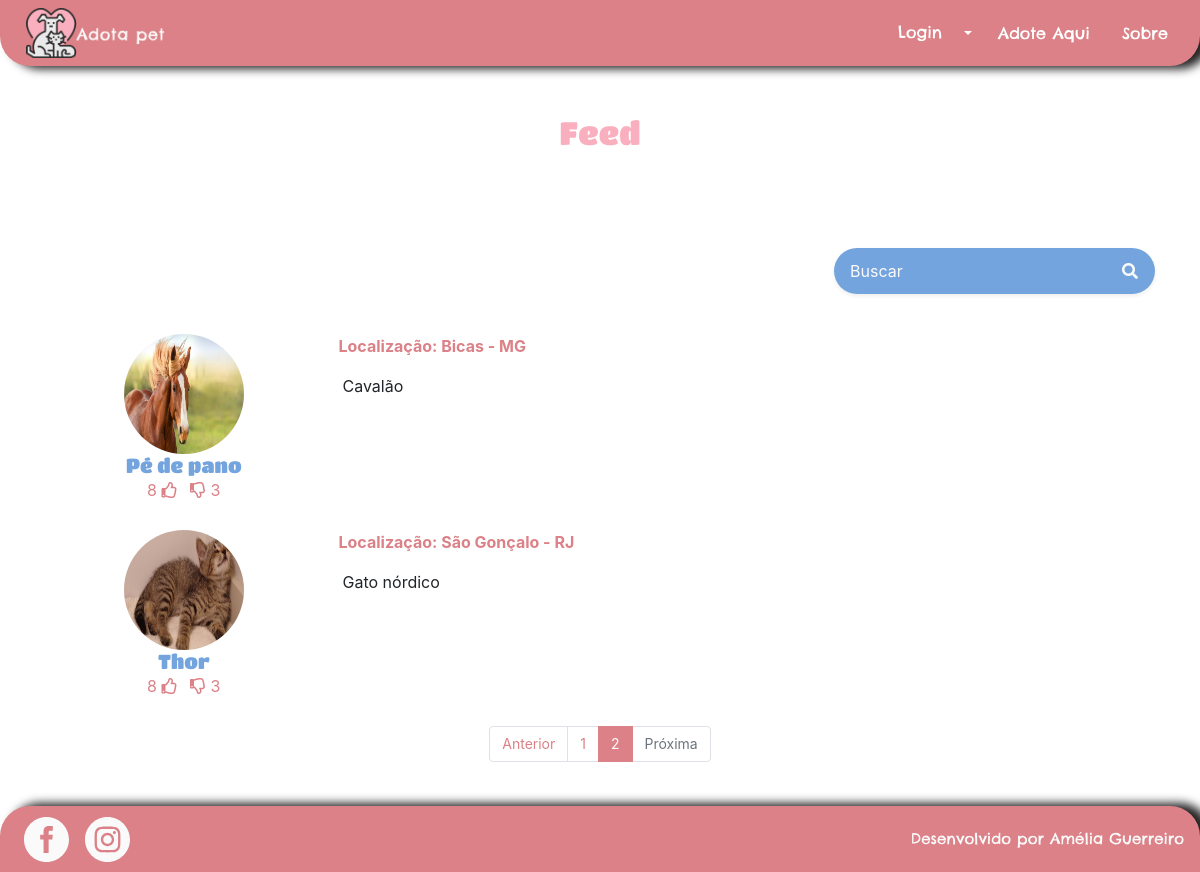
/pets/?pagina=2&query_string=, run on an earlier commit of the app's database.
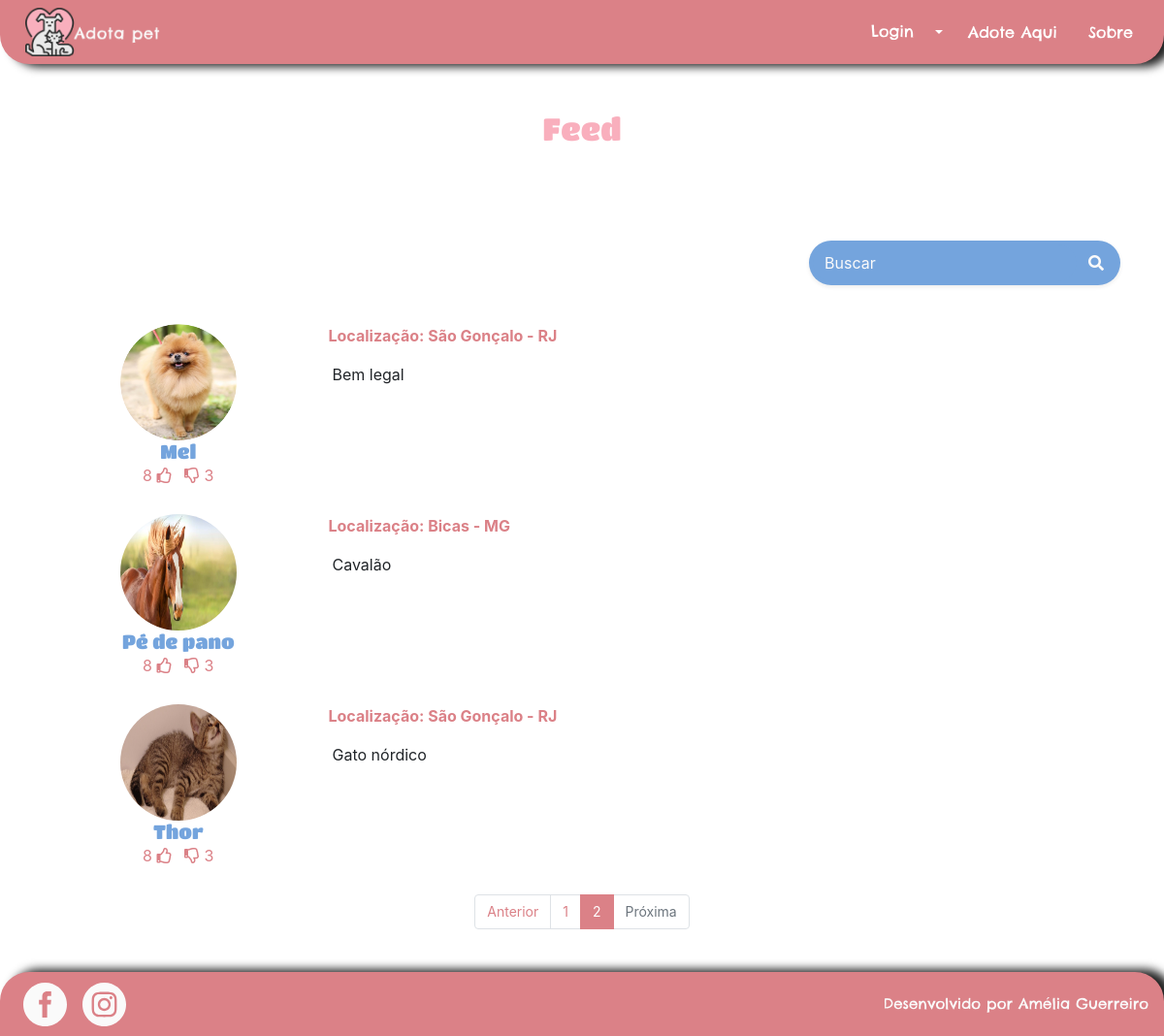
And on a later commit of the database.
### pet/models.py (models this page shows, shortened)
class Pet(models.Model):
    categoria = models.ForeignKey(Categoria, related_name='pets', on_delete=models.DO_NOTHING)
    nome = models.CharField(max_length=100, db_index=True)
    slug = models.SlugField(max_length=100)
    imagem = models.CharField(max_length=50, blank=True)
    preco = models.DecimalField(max_digits=6, decimal_places=2, default=0)
    disponivel = models.BooleanField(default=False)
    link_instagram = models.URLField(max_length=200, blank=True)
    link_facebook = models.URLField(max_length=200, blank=True)
    telefone = models.CharField(max_length=15)
    sexo_escolhas = [('F', 'Fêmea'), ('M', 'Macho'), ('N', 'Não sei')]
    sexo = models.CharField(max_length=1, choices=sexo_escolhas, default='N')
    descricao = models.TextField()
    data_cadastro = models.DateField()
    data_nascimento = models.DateField(blank=True)
    likes = models.PositiveIntegerField(default=0)
    dislikes = models.PositiveIntegerField(default=0)
    raca = models.CharField(max_length=20, blank=True)
    estado_escolhas = [('AC', 'Acre'), ('AL', 'Alagoas'), ('AP', 'Amapá'), ('AM', 'Amazonas'),
                       ('BA', 'Bahia'), ('CE', 'Ceará'), ('ES', 'Espírito Santo'), ('GO', 'Goiás'),
                       ('MA', 'Maranhão'), ('MT', 'Mato Grosso'), ('MS', 'Mato Grosso do Sul'),
                       ('MG', 'Minas Gerais'), ('PA', 'Pará'), ('PB', 'Paraíba'), ('PR', 'Paraná'),
                       ('PE', 'Pernambuco'),('PI', 'Piauí'), ('RJ', 'Rio de Janeiro'),
                       ('RN', 'Rio Grande do Norte'), ('RS', 'Rio Grande do Sul'),
                       ('RO', 'Rondônia'), ('RR', 'Roraima'), ('SC', 'Santa Catarina'),
                       ('SP', 'São Paulo'), ('SE', 'Sergipe'),
                       ('TO', 'Tocantins'), ('DF', 'Distrito Federal')]
    estado = models.CharField(max_length=2, choices=estado_escolhas)
    cep = models.CharField(max_length=9)
    cidade = models.CharField(max_length=20)
    class Meta:
        db_table='pet'
    def __str__(self):
        return self.nome

### pet/views.py (the view)
# urls.py: path('', views.index, name='index'),
def index(request):
    form = PesquisaPetForm(request.GET)
    if form.is_valid():
        query_string = form.cleaned_data['query_string']
        lista_de_pets = Pet.objects.filter(nome__icontains=query_string).order_by('nome') | Pet.objects.filter(cidade__icontains=query_string).order_by('nome') | Pet.objects.filter(estado__icontains=query_string).order_by('nome')
        paginator = Paginator(lista_de_pets, 3)
        pagina = request.GET.get('pagina')
        page_obj = paginator.get_page(pagina)
        print(lista_de_pets)
        print(page_obj)
        return render(request, 'pet/index.html', {'pets': page_obj, 'form': form, 'query_string': query_string})
    else:
        raise ValueError("Ocorreu um erro inesperado ao tentr recuperar pet.")

### pet/forms.py
class PesquisaPetForm(forms.Form):
    query_string = forms.CharField(
        widget=forms.TextInput(attrs={'class': 'form-control border-0 bg-secondary', 'max-lenght': '100',
                                      'placeholder': 'Buscar', 'aria-describedby':'button-addon1',
                                      'style':'border-radius: 25px; background-color: var(--blue) !important; color: var(--white)'}, ),
        required=False
    )

### pet/templates/pet/index.html (shortened to what this page needs)
{%  extends "base.html" %}
{% load static %}
{% block corpo %}
<section id="feed" class="w-100 justify-content-center align-items-center container">
    <h2 class="text-center text-secondary pt-5 pb-5 d-block">Feed</h2>
    <form action="" method="GET" class="d-flex justify-content-center justify-content-sm-end mb-3 mt-5">
        <div class="p-1 bg-secondary rounded rounded-pill shadow-sm mb-4"
            style="background-color: var(--blue) !important;">
            <div class="input-group">
                {{ form.query_string }}
                <div class="input-group-append">
                    <button id="button-addon1" type="submit" class="btn btn-link text-light">
                        <i class="fa fa-search"></i>
                    </button>
                </div>
            </div>
        </div>
    </form>
    {% if pets %}
    <div class="d-none d-sm-block">
        {%  for pet in pets %}
        <div style="height: 180px" class="d-flex mb-3">
            <div style="height: 180px; " class="w-25">
                <a href="{% url 'pet:exibe_pet' pet.id %}" style="text-decoration: none; cursor: pointer;">
                    <img style="height: 120px; width: 120px; border-radius: 100px" class="img-fluid mx-auto d-block"
                        src="{% static 'images/pets/' %}{{ pet.imagem }}" alt="{{ pet.nome }}">
                    <h3 class="text-center mb-0" style="font-size: 20px">{{ pet.nome }}</h3>
                </a>
                <div class="d-inline-block w-100 text-center">
                    <button class="mr-2 link-like" id="link-like" style="text-decoration: none;">
                        <span class="like" id="like" data-like="8">8</span>
                        <i class="far fa-thumbs-up"></i>
                    </button>
                    <button class="link-dislike" id="link-dislike" style="text-decoration: none;">
                        <i class="far fa-thumbs-down"></i>
                        <span class="dislike" id="dislike" data-dislike="3">3</span>
                    </button>
                </div>
            </div>
            <div class="pl-3 w-75 " style="height: 180px;">
                <p class="text-primary font-weight-bold">Localização: {{ pet.cidade }} - {{ pet.estado }}</p>
                <p class="overflow-hidden ml-1 text-justify mb-0"
                    style="-webkit-line-clamp: 4; display: -webkit-box; -webkit-box-orient: vertical;">
                    {{ pet.descricao }}
                </p>
            </div>
        </div>
        {% endfor %}
    </div>
    <div style='font-size: 14px; margin-bottom: 28px' class="justify-content-center d-flex">
        {% if pets.has_other_pages %}
        <ul class='pagination'>
            {% if pets.has_previous %}
            <li class='page-item'><a class='page-link'
                    href='?pagina={{ pets.previous_page_number }}&query_string={{query_string}}'>Anterior</a></li>
            {% else %}
            <li class='page-item disabled'><a class='page-link' href='#' tabindex='-1'>Anterior</a></li>
            {% endif %}
            {% for i in pets.paginator.page_range %}
            {% if pets.number == i %}
            <li class='page-item active'><a class='page-link' href='#'>{{ i }} </a></li>
            {% else %}
            <li class='page-item'><a class='page-link' href='?pagina={{ i }}&query_string={{query_string}}'>{{ i }}</a>
            </li>
            {% endif %}
            {% endfor %}
            {% if pets.has_next %}
            <li class='page-item'><a class='page-link'
                    href='?pagina={{ pets.next_page_number }}&query_string={{query_string}}'>Próxima</a></li>
            {% else %}
            <li class='page-item disabled'><a class='page-link' href='#' tabindex='-1'>Próxima</a></li>
            {% endif %}
        </ul>
        {% endif %}
    </div>
    {% endif %}
</section>
{% endblock %}

What changed in the data, as far as the page shows it:
added Pet: imagem (picture), nome "Mel", cidade "São Gonçalo", estado "RJ", descricao "Bem legal"
